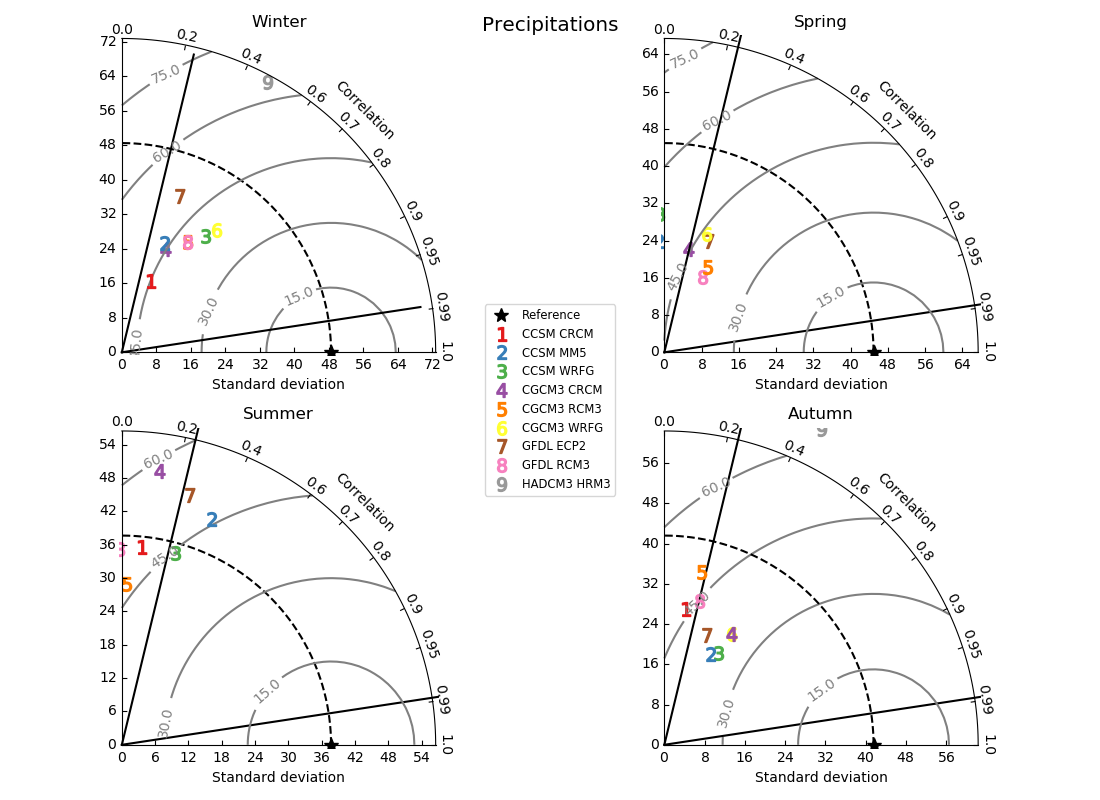

Generate this figure with Python:
#!/usr/bin/env python

__version__ = "Time-stamp: <2018-12-06 11:55:22 ycopin>"
__author__ = "Yannick Copin <[email redacted]>"

"""
Example of use of TaylorDiagram. Illustration dataset courtesy of Michael
Rawlins.

Rawlins, M. A., R. S. Bradley, H. F. Diaz, 2012. Assessment of regional climate
model simulation estimates over the Northeast United States, Journal of
Geophysical Research (2012JGRD..11723112R).
"""

from taylorDiagram import TaylorDiagram
import numpy as NP
import matplotlib.pyplot as PLT

# Reference std
stdrefs = dict(winter=48.491,
               spring=44.927,
               summer=37.664,
               autumn=41.589)

# Sample std,rho: Be sure to check order and that correct numbers are placed!
samples = dict(winter=[[17.831, 0.360, "CCSM CRCM"],
                       [27.062, 0.360, "CCSM MM5"],
                       [33.125, 0.585, "CCSM WRFG"],
                       [25.939, 0.385, "CGCM3 CRCM"],
                       [29.593, 0.509, "CGCM3 RCM3"],
                       [35.807, 0.609, "CGCM3 WRFG"],
                       [38.449, 0.342, "GFDL ECP2"],
                       [29.593, 0.509, "GFDL RCM3"],
                       [71.215, 0.473, "HADCM3 HRM3"]],
               spring=[[32.174, -0.262, "CCSM CRCM"],
                       [24.042, -0.055, "CCSM MM5"],
                       [29.647, -0.040, "CCSM WRFG"],
                       [22.820, 0.222, "CGCM3 CRCM"],
                       [20.505, 0.445, "CGCM3 RCM3"],
                       [26.917, 0.332, "CGCM3 WRFG"],
                       [25.776, 0.366, "GFDL ECP2"],
                       [18.018, 0.452, "GFDL RCM3"],
                       [79.875, 0.447, "HADCM3 HRM3"]],
               summer=[[35.863, 0.096, "CCSM CRCM"],
                       [43.771, 0.367, "CCSM MM5"],
                       [35.890, 0.267, "CCSM WRFG"],
                       [49.658, 0.134, "CGCM3 CRCM"],
                       [28.972, 0.027, "CGCM3 RCM3"],
                       [60.396, 0.191, "CGCM3 WRFG"],
                       [46.529, 0.258, "GFDL ECP2"],
                       [35.230, -0.014, "GFDL RCM3"],
                       [87.562, 0.503, "HADCM3 HRM3"]],
               autumn=[[27.374, 0.150, "CCSM CRCM"],
                       [20.270, 0.451, "CCSM MM5"],
                       [21.070, 0.505, "CCSM WRFG"],
                       [25.666, 0.517, "CGCM3 CRCM"],
                       [35.073, 0.205, "CGCM3 RCM3"],
                       [25.666, 0.517, "CGCM3 WRFG"],
                       [23.409, 0.353, "GFDL ECP2"],
                       [29.367, 0.235, "GFDL RCM3"],
                       [70.065, 0.444, "HADCM3 HRM3"]])

# Colormap (see http://www.scipy.org/Cookbook/Matplotlib/Show_colormaps)
colors = PLT.matplotlib.cm.Set1(NP.linspace(0,1,len(samples['winter'])))

# Here set placement of the points marking 95th and 99th significance
# levels. For more than 102 samples (degrees freedom > 100), critical
# correlation levels are 0.195 and 0.254 for 95th and 99th
# significance levels respectively. Set these by eyeball using the
# standard deviation x and y axis.

#x95 = [0.01, 0.68] # For Tair, this is for 95th level (r = 0.195)
#y95 = [0.0, 3.45]
#x99 = [0.01, 0.95] # For Tair, this is for 99th level (r = 0.254)
#y99 = [0.0, 3.45]

x95 = [0.05, 13.9] # For Prcp, this is for 95th level (r = 0.195)
y95 = [0.0, 71.0]
x99 = [0.05, 19.0] # For Prcp, this is for 99th level (r = 0.254)
y99 = [0.0, 70.0]

rects = dict(winter=221,
             spring=222,
             summer=223,
             autumn=224)

fig = PLT.figure(figsize=(11,8))
fig.suptitle("Precipitations", size='x-large')

for season in ['winter','spring','summer','autumn']:

    dia = TaylorDiagram(stdrefs[season], fig=fig, rect=rects[season],
                        label='Reference')

    dia.ax.plot(x95,y95,color='k')
    dia.ax.plot(x99,y99,color='k')

    # Add samples to Taylor diagram
    for i,(stddev,corrcoef,name) in enumerate(samples[season]):
        dia.add_sample(stddev, corrcoef,
                       marker='$%d$' % (i+1), ms=10, ls='',
                       #mfc='k', mec='k', # B&W
                       mfc=colors[i], mec=colors[i], # Colors
                       label=name)

    # Add RMS contours, and label them
    contours = dia.add_contours(levels=5, colors='0.5') # 5 levels
    dia.ax.clabel(contours, inline=1, fontsize=10, fmt='%.1f')
    # Tricky: ax is the polar ax (used for plots), _ax is the
    # container (used for layout)
    dia._ax.set_title(season.capitalize())

# Add a figure legend and title. For loc option, place x,y tuple inside [ ].
# Can also use special options here:
# http://matplotlib.sourceforge.net/users/legend_guide.html

fig.legend(dia.samplePoints,
           [ p.get_label() for p in dia.samplePoints ],
           numpoints=1, prop=dict(size='small'), loc='center')

fig.tight_layout()

PLT.savefig('test_taylor_4panel.png')
PLT.show()